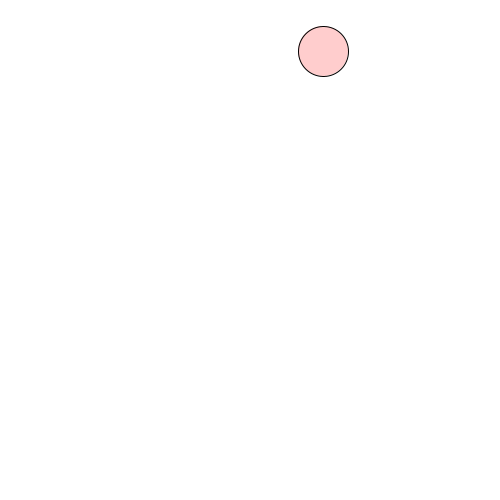
Frame 1 (no input)
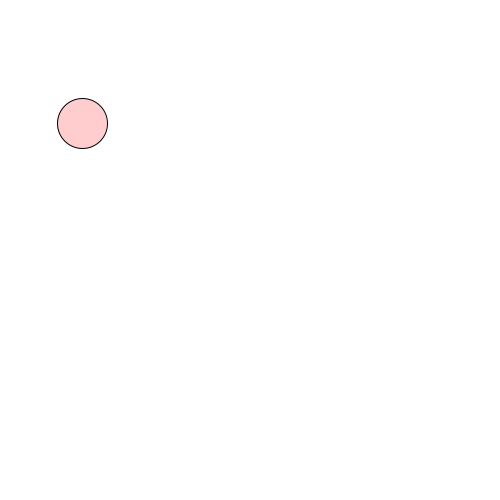
Frame 60 (the mouse pressed at the canvas centre just before this capture)
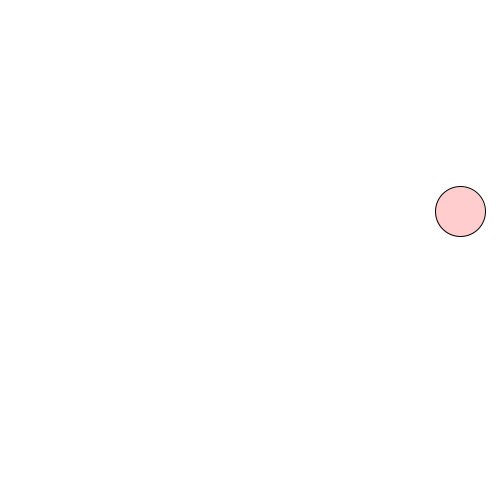
Frame 120 (the mouse held since frame 60 and released just before this capture)

The Processing sketch that drew these frames (run headless with seeded random() and noise(); from frame 60 on, the mouse is pressed at the canvas centre):

// Processing sketch: processing_105083
// ── processing_105083.pde

//declare
float xpos;
float ypos;
int bsize;
float yspeed;
float xspeed;
float radius;
float gravity;


void setup(){
  //define in setup
  size(500,500);
  //random start pos
  xpos=int(random(0,500));
  ypos=int(random(0,200));
  radius=50;
  xspeed=10;
  yspeed=8;
  gravity =1;
  
}
//start draw
void draw(){
  background(255);
  fill(255,0,0,50);
  ellipse(xpos,ypos,radius,radius);
  
  yspeed=yspeed+gravity;
  
  //restrain y
  ypos=ypos+yspeed;
  if (ypos>height-radius/2){
    //reduce speedy
    yspeed=yspeed*-0.95;
   // xspeed=xspeed+gravity;
  }
  
   if (ypos<0+radius/2){
    yspeed=-yspeed;
  }
 
 
  
  //restrain x
   xpos=xpos+xspeed;
  if (xpos>width-radius/2){
    xspeed=-xspeed;
   
  }
  
  if (xpos<0+radius/2){
    xspeed=-xspeed;
  }
  
  if (ypos>height-radius/2){
   ypos=height-radius/2;
   //reduce speedx
   xspeed=xspeed*.9;
 }
 if (xpos>width-radius/2){
   xpos=width-radius/2;
      
  
 }
 
 //debug
  println(yspeed);
  println(xspeed);

}
